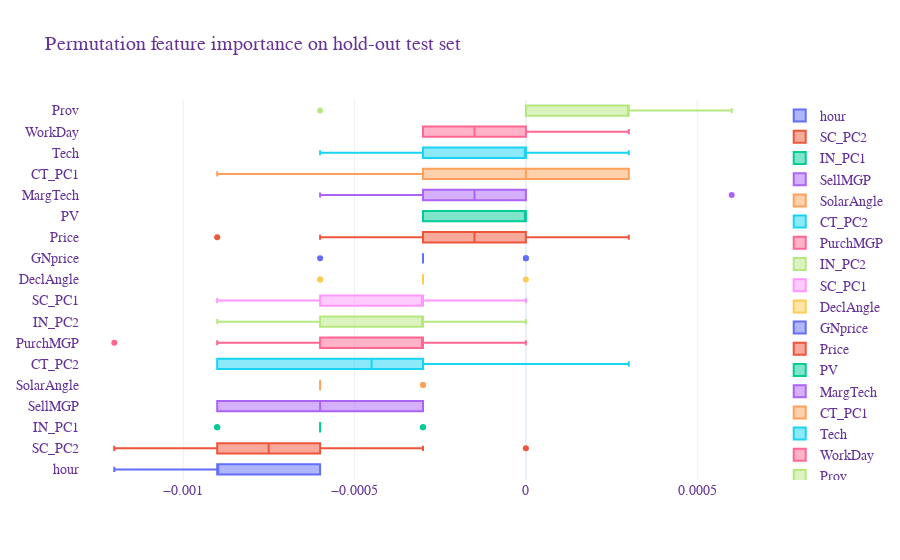
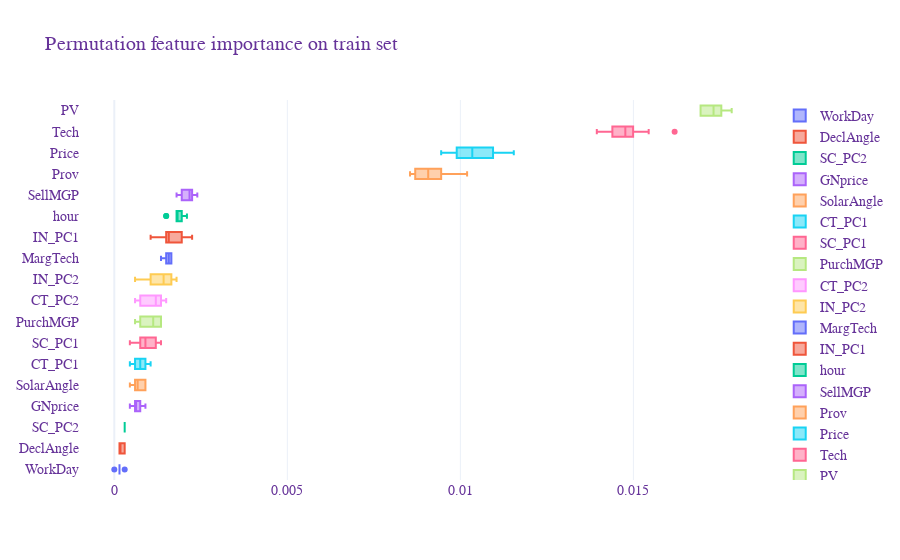

The notebook cell saved with these charts, in order:
### Code cell
### 3) Feature Importance ###
#------------- Impurity based (depends on impurity used in model training) -------------####
#print(rf_class.feature_importances_)
print(f" There are {len(rf_class.feature_importances_)} features in total") # extra features wrt to train dataset columns are due to encoding
# (need to rebuild the original features to evaluate the importance)

#print(feature_trans.fit_transform(X_train)[0,:])
#print(X_train.iloc[0])
#print("# You see numerical variables are at the end")

def encode_and_bind(original_dataframe, features_to_encode):
    dummies = pd.get_dummies(original_dataframe[features_to_encode])
    res = pd.concat([dummies, original_dataframe], axis=1)
    res = res.drop(features_to_encode, axis=1)
    return(res)
X_train_encoded = encode_and_bind(X_train, categorical_features) # X_train with encoded categorical features

feature_importances = list(zip(X_train_encoded, rf_class.feature_importances_))
# riordino in ordine decrescente di importanza
feature_importances_ranked = sorted(feature_importances, key = lambda x: x[1], reverse = True)
[print('Feature: {:35} Importance: {}'.format(*pair)) for pair in feature_importances_ranked];
# plotting the freature importance (top 20)
feature_names_20 = [i[0] for i in feature_importances_ranked[:20]]
y_ticks = np.arange(0, len(feature_names_20))
x_axis = [i[1] for i in feature_importances_ranked[:20]]
plt.figure(figsize = (10, 14))
plt.barh(feature_names_20, x_axis)   #horizontal barplot
plt.title('Random Forest Feature Importance (Top 20)', fontdict= {'fontname':'Times New Roman','fontsize' : 20})
plt.xlabel('Features',fontdict= {'fontsize' : 16})
plt.show()

###------------ Permutation Feature Importance ------------####
# Hold-out test set
perm_feat_test = permutation_importance(modelCla, X_test, y_test, n_repeats=10,random_state=42, n_jobs=2)
sorted_idx = perm_feat_test.importances_mean.argsort()
fig = go.Figure()
for i in range(len(sorted_idx)):
    fig.add_trace(go.Box(x=perm_feat_test.importances[sorted_idx[i]].T,name=X_test.columns[sorted_idx[i]]))
#fig.add_trace(go.Box(x=X_test.columns[sorted_idx[1]]))
fig.update_layout(title="Permutation feature importance on hold-out test set",
                  font=dict(family="Times New Roman, monospace",size=14,color="RebeccaPurple"),
                  template="plotly_white")
fig.show()

# Training set
perm_feat_train = permutation_importance(modelCla, X_train, y_train, n_repeats=10,random_state=42, n_jobs=2)
sorted_idx = perm_feat_train.importances_mean.argsort()
fig = go.Figure()
for i in range(len(sorted_idx)):
    fig.add_trace(go.Box(x=perm_feat_train.importances[sorted_idx[i]].T,name=X_test.columns[sorted_idx[i]]))
#fig.add_trace(go.Box(x=X_test.columns[sorted_idx[1]]))
fig.update_layout(title="Permutation feature importance on train set",
                  font=dict(family="Times New Roman, monospace",size=14,color="RebeccaPurple"),
                  template="plotly_white")
fig.show()

### Figure 1 — Plotly figure (JSON) as saved in the notebook; plotly's stock layout.template omitted (floating-point values rounded to 4 significant figures)
{"data": [{"name": "hour", "type": "box", "x": [-0.0006006, -0.001201, -0.0009009, -0.0009009, -0.0009009, -0.0006006, -0.0006006, -0.0009009, -0.0009009, -0.0006006]}, {"name": "SC_PC2", "type": "box", "x": [-0.0006006, -0.0009009, -0.0006006, -0.001201, -0.0003003, -0.0006006, -0.0009009, 0, -0.0009009, -0.0009009]}, {"name": "IN_PC1", "type": "box", "x": [-0.0009009, -0.0006006, -0.0003003, -0.0003003, -0.0006006, -0.0006006, -0.0006006, -0.0009009, -0.0006006, -0.0006006]}, {"name": "SellMGP", "type": "box", "x": [-0.0006006, -0.0009009, -0.0003003, -0.0006006, -0.0009009, -0.0006006, -0.0003003, -0.0006006, -0.0009009, -0.0003003]}, {"name": "SolarAngle", "type": "box", "x": [-0.0003003, -0.0006006, -0.0006006, -0.0006006, -0.0003003, -0.0006006, -0.0006006, -0.0006006, -0.0006006, -0.0006006]}, {"name": "CT_PC2", "type": "box", "x": [-0.0009009, 0, -0.0009009, -0.0003003, -0.0006006, -0.0009009, 0.0003003, -0.0009009, -0.0003003, -0.0003003]}, {"name": "PurchMGP", "type": "box", "x": [-0.0003003, -0.001201, -0.0003003, -0.0006006, -0.0009009, -0.0003003, 0, -0.0006006, -0.0003003, -0.0003003]}, {"name": "IN_PC2", "type": "box", "x": [-0.0009009, 0, -0.0009009, -0.0003003, -0.0003003, -0.0003003, -0.0003003, -0.0003003, -0.0003003, -0.0006006]}, {"name": "SC_PC1", "type": "box", "x": [-0.0006006, -0.0003003, -0.0003003, -0.0006006, -0.0006006, -0.0003003, -0.0003003, 0, 0, -0.0009009]}, {"name": "DeclAngle", "type": "box", "x": [-0.0003003, 0, -0.0003003, -0.0003003, -0.0003003, -0.0003003, -0.0006006, -0.0003003, -0.0006006, -0.0003003]}, {"name": "GNprice", "type": "box", "x": [-0.0003003, 0, -0.0006006, -0.0003003, 0, -0.0003003, -0.0003003, -0.0003003, -0.0003003, -0.0003003]}, {"name": "Price", "type": "box", "x": [-0.0009009, -0.0003003, 0.0003003, 0, -0.0006006, 0, -0.0003003, 0, -0.0003003, 0.0003003]}, {"name": "PV", "type": "box", "x": [-0.0003003, -0.0003003, 0, -0.0003003, 0, 0, -0.0003003, 0, 0, 0]}, {"name": "MargTech", "type": "box", "x": [0, -0.0003003, 0, -0.0003003, -0.0003003, 0, -0.0006006, -0.0003003, 0, 0.0006006]}, {"name": "CT_PC1", "type": "box", "x": [-0.0006006, 0.0003003, 0, -0.0003003, 0, 0, 0.0003003, 0.0003003, -0.0009009, 0]}, {"name": "Tech", "type": "box", "x": [-0.0006006, 0, -0.0003003, -0.0003003, 0, 0.0003003, -0.0003003, 0, 0.0003003, 0]}, {"name": "WorkDay", "type": "box", "x": [-0.0003003, 0, 0.0003003, 0, -0.0003003, -0.0003003, -0.0003003, 0, -0.0003003, 0.0003003]}, {"name": "Prov", "type": "box", "x": [-0.0006006, 0.0003003, 0.0003003, 0.0003003, 0, 0.0003003, 0.0003003, 0, 0.0006006, 0.0003003]}], "layout": {"font": {"color": "RebeccaPurple", "family": "Times New Roman, monospace", "size": 14}, "title": {"text": "Permutation feature importance on hold-out test set"}}}

### Figure 2 — Plotly figure (JSON) as saved in the notebook; plotly's stock layout.template omitted (floating-point values rounded to 4 significant figures)
{"data": [{"name": "WorkDay", "type": "box", "x": [0.0001499, 0.0001499, 0.0001499, 0.0001499, 0, 0.0001499, 0.0002999, 0.0001499, 0.0001499, 0.0001499]}, {"name": "DeclAngle", "type": "box", "x": [0.0001499, 0.0001499, 0.0001499, 0.0002999, 0.0001499, 0.0002999, 0.0001499, 0.0002999, 0.0001499, 0.0001499]}, {"name": "SC_PC2", "type": "box", "x": [0.0002999, 0.0002999, 0.0002999, 0.0002999, 0.0002999, 0.0002999, 0.0002999, 0.0002999, 0.0002999, 0.0002999]}, {"name": "GNprice", "type": "box", "x": [0.0008996, 0.0007496, 0.0005997, 0.0005997, 0.0005997, 0.0005997, 0.0007496, 0.0005997, 0.0005997, 0.0004498]}, {"name": "SolarAngle", "type": "box", "x": [0.0004498, 0.0008996, 0.0008996, 0.0005997, 0.0007496, 0.0005997, 0.0005997, 0.0004498, 0.0007496, 0.0008996]}, {"name": "CT_PC1", "type": "box", "x": [0.0007496, 0.0008996, 0.001049, 0.0004498, 0.0008996, 0.0007496, 0.0004498, 0.0007496, 0.0007496, 0.0005997]}, {"name": "SC_PC1", "type": "box", "x": [0.0007496, 0.001349, 0.0008996, 0.0004498, 0.001049, 0.0008996, 0.0007496, 0.001199, 0.001199, 0.0007496]}, {"name": "PurchMGP", "type": "box", "x": [0.001349, 0.0005997, 0.001199, 0.0005997, 0.001349, 0.001349, 0.001049, 0.001049, 0.0007496, 0.001199]}, {"name": "CT_PC2", "type": "box", "x": [0.001199, 0.001199, 0.0005997, 0.001499, 0.001199, 0.001499, 0.0007496, 0.0008996, 0.0007496, 0.001349]}, {"name": "IN_PC2", "type": "box", "x": [0.001499, 0.001049, 0.001499, 0.001349, 0.001649, 0.001799, 0.0005997, 0.001199, 0.001049, 0.001799]}, {"name": "MargTech", "type": "box", "x": [0.001349, 0.001499, 0.001649, 0.001499, 0.001349, 0.001499, 0.001649, 0.001649, 0.001649, 0.001649]}, {"name": "IN_PC1", "type": "box", "x": [0.001499, 0.001049, 0.001649, 0.001049, 0.001499, 0.001649, 0.001499, 0.002249, 0.001949, 0.001949]}, {"name": "hour", "type": "box", "x": [0.001499, 0.001799, 0.001799, 0.001799, 0.001499, 0.001949, 0.002099, 0.001799, 0.001949, 0.001799]}, {"name": "SellMGP", "type": "box", "x": [0.002249, 0.001949, 0.002399, 0.002249, 0.001949, 0.001949, 0.002249, 0.002249, 0.001799, 0.002099]}, {"name": "Prov", "type": "box", "x": [0.009445, 0.009445, 0.008696, 0.008546, 0.008696, 0.009445, 0.009145, 0.008996, 0.008696, 0.01019]}, {"name": "Price", "type": "box", "x": [0.009895, 0.009445, 0.01079, 0.01034, 0.01094, 0.009595, 0.01034, 0.01154, 0.01094, 0.01019]}, {"name": "Tech", "type": "box", "x": [0.01439, 0.01619, 0.01394, 0.01544, 0.01424, 0.01499, 0.01499, 0.01454, 0.01439, 0.01499]}, {"name": "PV", "type": "box", "x": [0.01769, 0.01754, 0.01739, 0.01724, 0.01754, 0.01784, 0.01694, 0.01709, 0.01694, 0.01694]}], "layout": {"font": {"color": "RebeccaPurple", "family": "Times New Roman, monospace", "size": 14}, "title": {"text": "Permutation feature importance on train set"}}}
